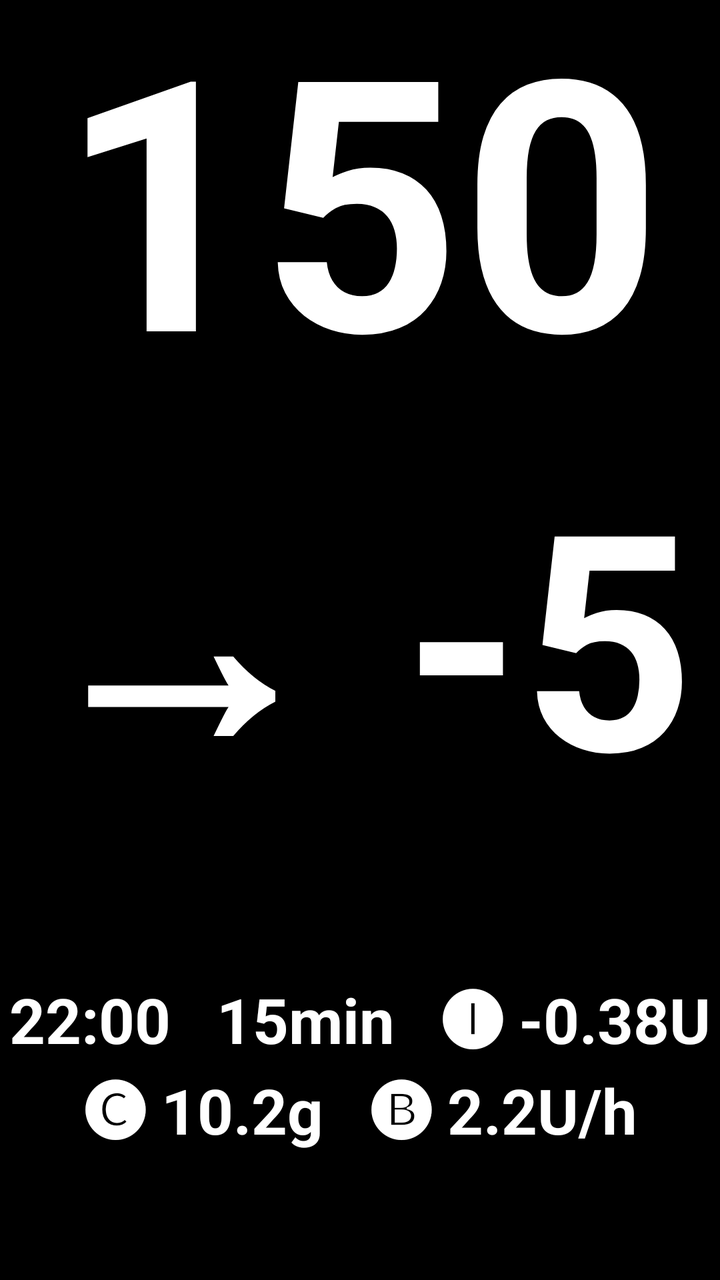
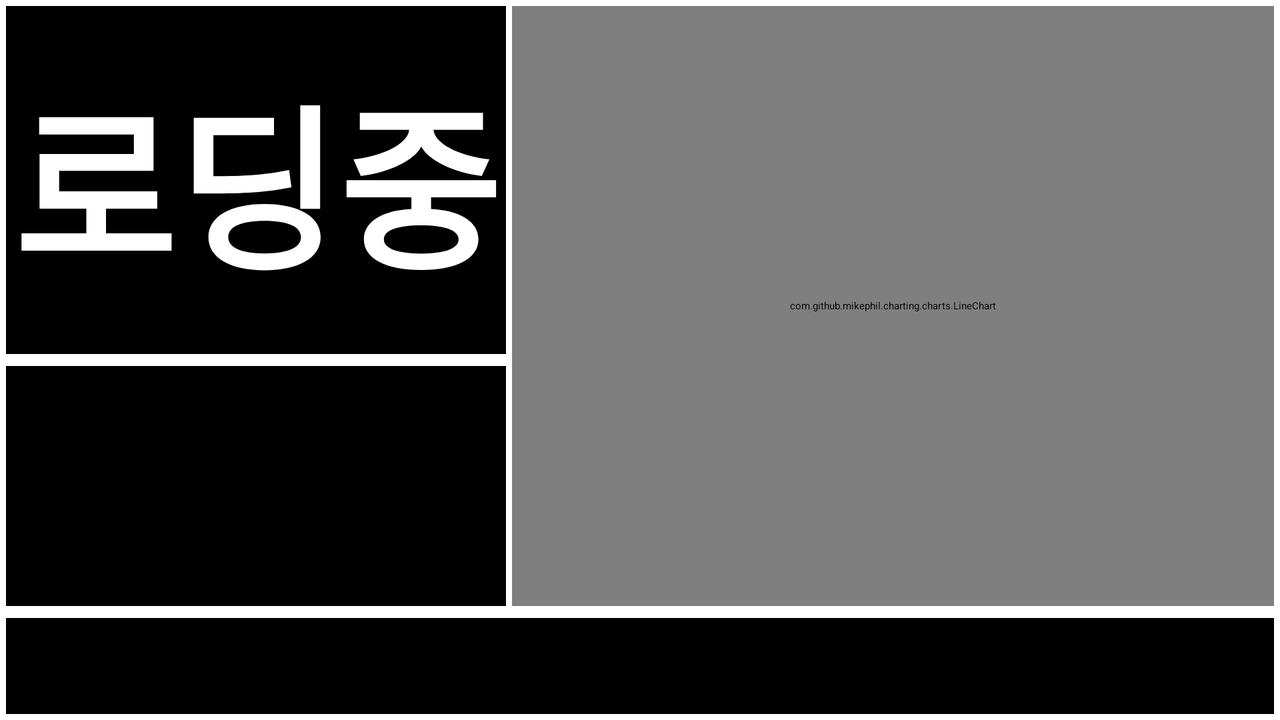

First picture: res/layout/ on a phone held upright. Second picture: the repository's own variant of that layout, on a device whose configuration matches the variant's folder. Source for both follows.
<!-- AndroidManifest.xml: application theme Theme.NightViewer -->
<!-- res/layout/activity_fullscreen2.xml -->
<?xml version="1.0" encoding="utf-8"?>
<androidx.constraintlayout.widget.ConstraintLayout xmlns:android="http://schemas.android.com/apk/res/android"
    xmlns:app="http://schemas.android.com/apk/res-auto"
    android:id="@+id/mainlayout2"
    android:layout_width="match_parent"
    android:layout_height="match_parent"
    android:background="?attr/fullscreenBackgroundColor"
    android:theme="@style/ThemeOverlay.NightViewer.FullscreenContainer"
    android:resizeableActivity="true">

    
    <androidx.constraintlayout.widget.Guideline
        android:id="@+id/guideline1"
        android:layout_width="wrap_content"
        android:layout_height="wrap_content"
        android:orientation="horizontal"
        app:layout_constraintGuide_percent="0.33" />

    
    <androidx.constraintlayout.widget.Guideline
        android:id="@+id/guideline2"
        android:layout_width="wrap_content"
        android:layout_height="wrap_content"
        android:orientation="horizontal"
        app:layout_constraintGuide_percent="0.66" />

    
    <TextView
        android:id="@+id/screen_bg"
        android:layout_width="0dp"
        android:layout_height="0dp"
        android:keepScreenOn="true"
        android:textColor="@android:color/white"
        android:textStyle="bold"
        android:background="@android:color/black"
        android:gravity="center"
        android:includeFontPadding="false"
        android:padding="3sp"
        android:autoSizeTextType="uniform"
        android:autoSizeMinTextSize="10sp"
        android:autoSizeMaxTextSize="10000sp"
        android:maxLines="1"
        android:text="150"
        app:layout_constraintTop_toTopOf="parent"
        app:layout_constraintBottom_toTopOf="@id/guideline1"
        app:layout_constraintStart_toStartOf="parent"
        app:layout_constraintEnd_toEndOf="parent" />

    
    <TextView
        android:id="@+id/screen_direction"
        android:layout_width="0dp"
        android:layout_height="0dp"
        android:background="@android:color/black"
        android:gravity="center"
        android:includeFontPadding="false"
        android:keepScreenOn="true"
        android:text="→ -5"
        android:maxLines="1"
        android:textColor="@android:color/white"
        android:padding="3sp"
        android:autoSizeTextType="uniform"
        android:autoSizeMinTextSize="10sp"
        android:autoSizeMaxTextSize="10000sp"
        android:textStyle="bold"
        app:layout_constraintTop_toTopOf="@id/guideline1"
        app:layout_constraintBottom_toTopOf="@id/guideline2"
        app:layout_constraintStart_toStartOf="parent"
        app:layout_constraintEnd_toEndOf="parent" />

    
    <TextView
        android:id="@+id/screen_info"
        android:layout_width="0dp"
        android:layout_height="0dp"
        android:keepScreenOn="true"
        android:textColor="@android:color/white"
        android:textStyle="bold"
        android:background="@android:color/black"
        android:gravity="center"
        android:includeFontPadding="false"
        android:padding="3sp"
        android:autoSizeTextType="uniform"
        android:maxLines="2"
        android:text="22:00   15min   🅘 -0.38U   🅒 10.2g   🅑 2.2U/h"
        app:layout_constraintTop_toTopOf="@id/guideline2"
        app:layout_constraintBottom_toBottomOf="parent"
        app:layout_constraintStart_toStartOf="parent"
        app:layout_constraintEnd_toEndOf="parent" />

</androidx.constraintlayout.widget.ConstraintLayout>
<!-- resources referenced by this layout -->
<resources>
  <style name="ThemeOverlay.NightViewer.FullscreenContainer" parent="">
          <item name="fullscreenBackgroundColor">@color/Black</item>
          <item name="fullscreenTextColor">@color/White</item>
      </style>
  <style name="Theme.NightViewer" parent="Theme.MaterialComponents.DayNight.DarkActionBar">
          
          <item name="colorPrimary">@color/Black</item>
          <item name="colorPrimaryVariant">@color/Black</item>
          <item name="colorOnPrimary">@color/White</item>
          
          <item name="android:statusBarColor" tools:targetApi="l">?attr/colorPrimaryVariant</item>
          
      </style>
  <color name="Black">#000000</color>
  <color name="White">#FFFFFF</color>
</resources>
<!-- res/layout-land/activity_fullscreen2.xml (the repository's variant of the layout above) -->
<!-- drawn on the phone turned sideways -->
<androidx.constraintlayout.widget.ConstraintLayout xmlns:android="http://schemas.android.com/apk/res/android"
    xmlns:app="http://schemas.android.com/apk/res-auto"
    android:id="@+id/mainlayout2"
    android:layout_width="match_parent"
    android:layout_height="match_parent"
    android:background="?attr/fullscreenBackgroundColor"
    android:theme="@style/ThemeOverlay.NightViewer.FullscreenContainer"
    android:resizeableActivity="true">

    
    <androidx.constraintlayout.widget.Guideline
        android:id="@+id/guideline1"
        android:layout_width="wrap_content"
        android:layout_height="wrap_content"
        android:orientation="vertical"
        app:layout_constraintGuide_percent="0.4" />

    
    <androidx.constraintlayout.widget.Guideline
        android:id="@+id/guideline2"
        android:layout_width="wrap_content"
        android:layout_height="wrap_content"
        android:orientation="horizontal"
        app:layout_constraintGuide_percent="0.85" />

    <androidx.constraintlayout.widget.Guideline
        android:id="@+id/guideline3"
        android:layout_width="wrap_content"
        android:layout_height="wrap_content"
        android:orientation="horizontal"
        app:layout_constraintGuide_percent="0.5" />

    

    

    

    <TextView
        android:id="@+id/screen_bg"
        android:layout_width="0dp"
        android:layout_height="0dp"
        android:autoSizeMaxTextSize="10000sp"
        android:autoSizeMinTextSize="10sp"
        android:autoSizeTextType="uniform"
        android:background="@android:color/black"
        android:gravity="center"
        android:includeFontPadding="false"
        android:keepScreenOn="true"
        android:maxLines="1"
        android:padding="3sp"
        android:layout_margin="3dp"
        android:text="로딩중"
        android:textColor="@android:color/white"
        android:textStyle="bold"
        app:layout_constraintBottom_toTopOf="@id/guideline3"
        app:layout_constraintEnd_toStartOf="@id/guideline1"
        app:layout_constraintHorizontal_bias="1.0"
        app:layout_constraintStart_toStartOf="parent"
        app:layout_constraintTop_toTopOf="parent"
        app:layout_constraintVertical_bias="0.0" />

    <TextView
        android:id="@+id/screen_direction"
        android:layout_width="0dp"
        android:layout_height="0dp"
        android:autoSizeMaxTextSize="10000sp"
        android:autoSizeMinTextSize="10sp"
        android:layout_margin="3dp"
        android:autoSizeTextType="uniform"
        android:background="@android:color/black"
        android:gravity="center"
        android:includeFontPadding="false"
        android:keepScreenOn="true"
        android:maxLines="1"
        android:padding="3sp"
        android:text=""
        android:textColor="@android:color/white"
        android:textStyle="bold"
        app:layout_constraintBottom_toTopOf="@id/guideline2"
        app:layout_constraintEnd_toStartOf="@+id/guideline1"
        app:layout_constraintHorizontal_bias="1.0"
        app:layout_constraintStart_toStartOf="parent"
        app:layout_constraintTop_toTopOf="@id/guideline3"
        app:layout_constraintVertical_bias="1.0" />

    <TextView
        android:id="@+id/screen_info"
        android:layout_width="0dp"
        android:layout_height="0dp"
        android:keepScreenOn="true"
        android:textColor="@android:color/white"
        android:textStyle="bold"
        android:background="@android:color/black"
        android:layout_margin="3dp"
        android:gravity="center"
        android:includeFontPadding="false"
        android:padding="3sp"
        android:autoSizeTextType="uniform"
        android:maxLines="2"
        android:text=""
        app:layout_constraintTop_toTopOf="@id/guideline2"
        app:layout_constraintBottom_toBottomOf="parent"
        app:layout_constraintStart_toStartOf="parent"
        app:layout_constraintEnd_toEndOf="parent" />

    <com.github.mikephil.charting.charts.LineChart
        android:id="@+id/lineChart"
        android:layout_width="0dp"
        android:layout_height="0dp"
        android:layout_margin="3dp"
        app:layout_constraintBottom_toTopOf="@id/guideline2"
        app:layout_constraintEnd_toEndOf="parent"
        app:layout_constraintHorizontal_bias="0.0"
        app:layout_constraintStart_toEndOf="@+id/screen_direction"
        app:layout_constraintTop_toTopOf="parent"
        app:layout_constraintVertical_bias="1.0" />

</androidx.constraintlayout.widget.ConstraintLayout>
